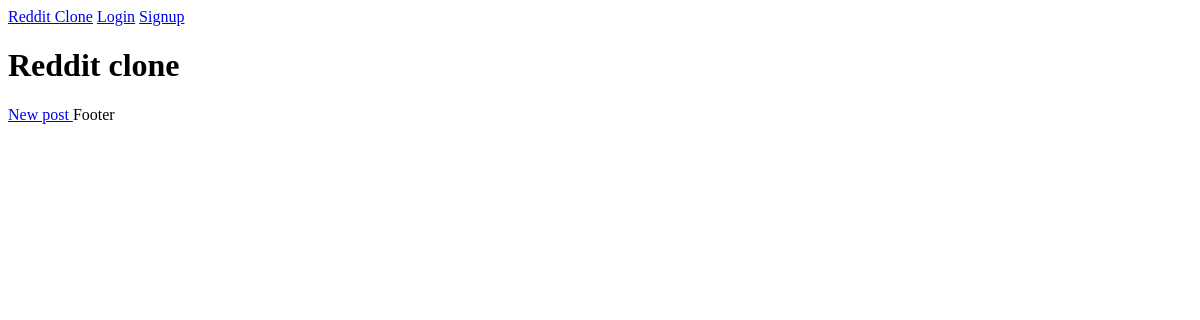
The app's page /, older data.
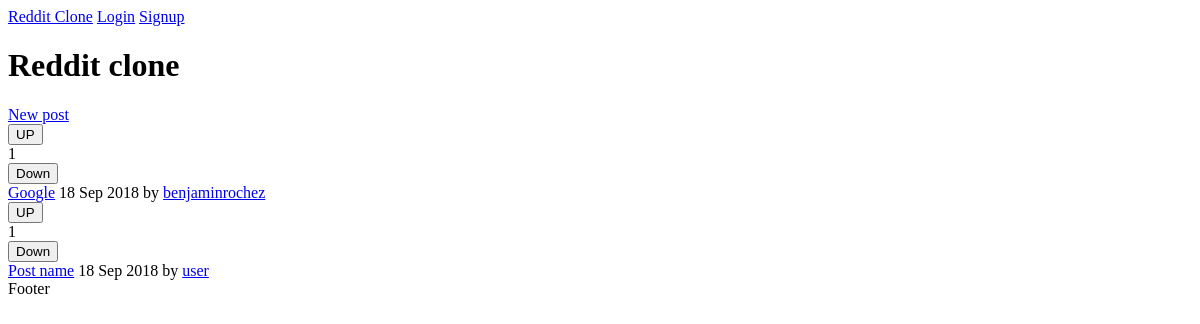
The same page, newer data.
### posts/models.py (models this page shows)
class Posts(models.Model):
    title = models.CharField(max_length=200)
    url = models.TextField()
    pub_date = models.DateTimeField()
    author = models.ForeignKey(User)
    votes_total = models.IntegerField(default = 1)
    def pub_date_pretty(self):
        return self.pub_date.strftime('%e %b %Y')

### posts/views.py (the view)
# urls.py: 2. Add a URL to urlpatterns:  url(r'^$', views.home, name='home')
def home(request):
    post = models.Posts.objects.order_by('-votes_total')
    return render(request, 'posts/home.html', {'post': post})

### posts/templates/posts/home.html (shortened to what this page needs)
{% extends 'base.html' %}
{% block content %}
<h1>Reddit clone</h1>
<a href="{% url 'posts:create' %}">
    New post
</a>
{% for post in post.all %}
<div>
    <form method="POST" action="{% url 'posts:upvote' post.id %}">
        <button>UP</button>
    </form>
    {{post.votes_total}}
    <form method="POST" action="{% url 'posts:downvote' post.id %}">
        <button>Down</button>
    </form>
    <a href="{{post.url}}"> {{post.title}}</a>
    {{post.pub_date_pretty}} by <a href="{% url 'posts:userposts' post.author.id %}">{{post.author.username}}</a>
</div>
{% endfor %}
{% endblock %}

Row changes from the older to the newer data that the page shows:
added Posts: votes_total "1", title "Google", pub_date_pretty "18 Sep 2018", author.username "benjaminrochez"
added Posts: votes_total "1", title "Post name", pub_date_pretty "18 Sep 2018", author.username "user"
